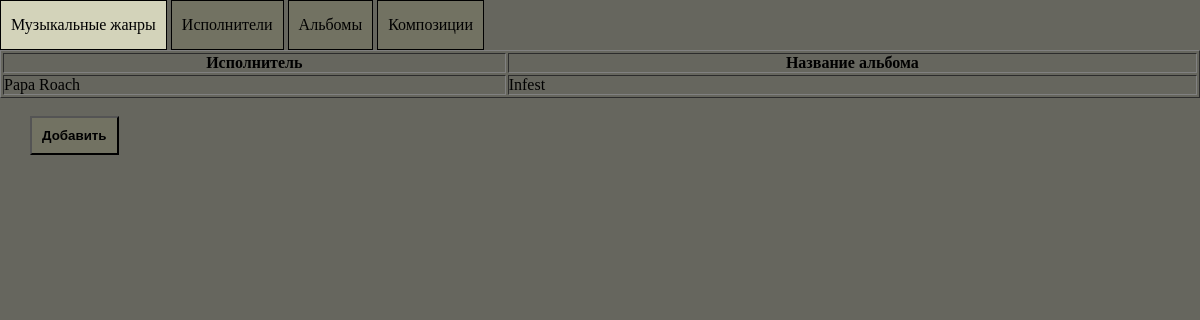
The page /posts/albums/ on the database as committed earlier.
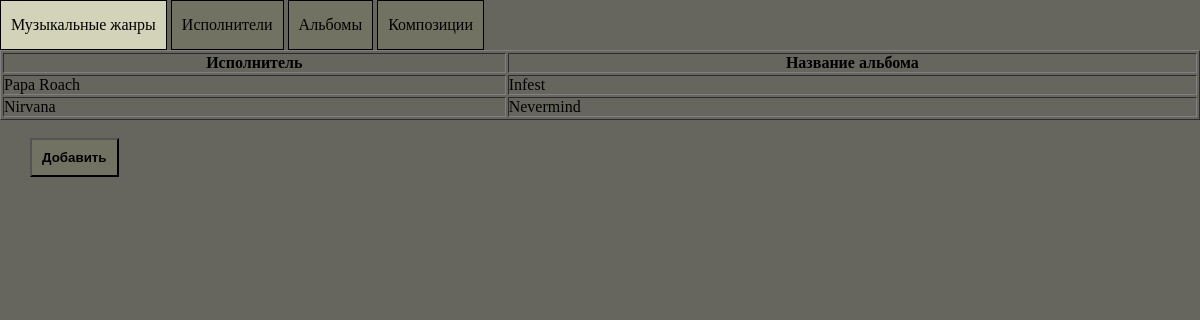
The same page on the database as committed later.
### posts/models.py (models this page shows, shortened)
class Album(models.Model):
    album_id = models.AutoField(primary_key=True, verbose_name='ID альбома')
    artist_id = models.ForeignKey(Artist, on_delete=models.CASCADE, verbose_name='ID артиста')
    album_name = models.CharField(max_length=100, verbose_name='Название альбома')
    album_desc = models.CharField(max_length=1000, verbose_name='Описание альбома')
    album_release_date = models.DateField(auto_now=False, auto_now_add=False, verbose_name='Дата выпуска')
    class Meta:
        verbose_name = 'Альбом'
        verbose_name_plural = 'Альбомы'

class Artist(models.Model):
    artist_id = models.AutoField(primary_key=True, verbose_name='ID')
    artist_name = models.CharField(max_length=100, verbose_name='Исполнитель')
    artist_start_career_date = models.DateField(auto_now=False, auto_now_add=False, verbose_name='Дата старта карьеры')
    def __str__(self):
        return self.artist_name
    class Meta:
        verbose_name = 'Исполнитель'
        verbose_name_plural = 'Исполнители'

### posts/views.py (the view)
# urls.py: url(r'posts/albums/$', albums_page),
def albums_page(request):
    albums = Album.objects.select_related('artist_id')
    context = {'title': 'Альбомы'}
    if albums is not None:
        context['queryset'] = albums
    return render(request, 'posts/albums.html', context)

### posts/templates/posts/albums.html
{% extends 'posts/page_template.html' %}
{% block content %}
<table border="1" width="100%">
    <tr>
        <th>Исполнитель</th>
        <th>Название альбома</th>
    </tr>
    {% for i in queryset%}
        <tr>
            <td><a href="/posts/albums/{{ i.album_id }}">{{ i.artist_id }}</a></td>
            <td>{{ i.album_name }}</td>
        </tr>
    {% endfor %}
</table>
<br>
<input class="add-element-button" type="button" value="Добавить" id="add-album-button">
{% endblock %}

Rows that differ between the two databases and show on the page:
added Album: artist_id "Nirvana", album_name "Nevermind"
